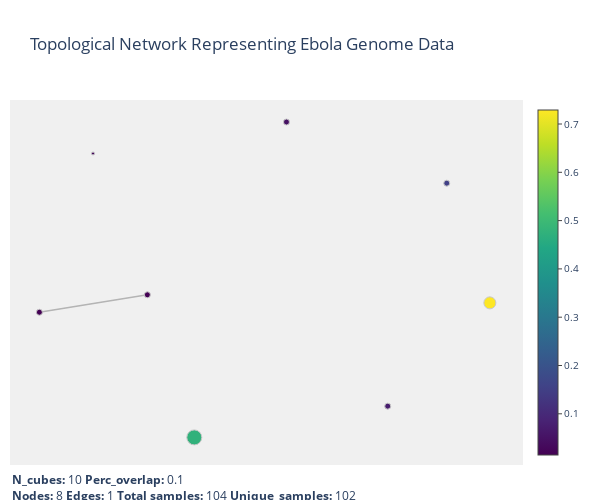

Here is the notebook cell this chart was saved with:
### Code cell
plotlyviz(simplicial_complex, title="Topological Network Representing Ebola Genome Data", graph_layout='fr')

### Figure 1 — Plotly figure (JSON) as saved in the notebook; plotly's stock layout.template omitted (floating-point values rounded to 4 significant figures)
{"data": [{"hoverinfo": "none", "line": {"color": "rgb(180,180,180)", "width": 1.5}, "mode": "lines", "type": "scatter", "uid": "462069b6-34ac-4146-a0b6-241be7e82327", "x": [-0.8012, -1.657, null], "y": [0.141, -0.06452, null]}, {"hoverinfo": "text", "marker": {"color": [0.01471, 0.02941, 0.01471, 0.152, 0.4755, 0.729, 0.04902, 0.07353], "colorbar": {"thickness": 20, "tickfont": {"size": 10}, "ticklen": 4, "x": 1.01}, "colorscale": [[0, "rgb(68, 1, 84)"], [0.1, "rgb(72, 35, 116)"], [0.2, "rgb(64, 67, 135)"], [0.3, "rgb(52, 94, 141)"], [0.4, "rgb(41, 120, 142)"], [0.5, "rgb(32, 144, 140)"], [0.6, "rgb(34, 167, 132)"], [0.7, "rgb(68, 190, 112)"], [0.8, "rgb(121, 209, 81)"], [0.9, "rgb(189, 222, 38)"], [1, "rgb(253, 231, 36)"]], "line": {"color": "rgb(200,200,200)", "width": 1}, "opacity": 1, "showscale": true, "size": [6, 3, 6, 6, 15, 12, 6, 6]}, "mode": "markers", "text": ["cube0_cluster0", "cube0_cluster1", "cube1_cluster0", "cube2_cluster0", "cube3_cluster0", "cube3_cluster1", "cube4_cluster0", "cube4_cluster1"], "type": "scatter", "uid": "dad097e4-94f7-407d-bc45-eca9db13e115", "x": [-0.8012, -1.232, -1.657, 1.573, -0.4291, 1.915, 0.3019, 1.105], "y": [0.141, 1.807, -0.06452, 1.457, -1.539, 0.04592, 2.178, -1.171]}], "layout": {"annotations": [{"align": "left", "font": {"size": 12}, "showarrow": false, "text": "<b>N_cubes:</b> 10 <b>Perc_overlap:</b> 0.1<br><b>Nodes:</b> 8 <b>Edges:</b> 1 <b>Total samples:</b> 104 <b>Unique_samples:</b> 102", "x": 0, "xanchor": "left", "xref": "paper", "y": -0.01, "yanchor": "top", "yref": "paper"}], "autosize": false, "font": {"size": 12}, "height": 500, "hovermode": "closest", "margin": {"b": 35, "l": 10, "r": 60, "t": 100}, "plot_bgcolor": "rgba(240, 240, 240, 0.95)", "showlegend": false, "title": {"text": "Topological Network Representing Ebola Genome Data"}, "width": 600, "xaxis": {"visible": false}, "yaxis": {"visible": false}}}
